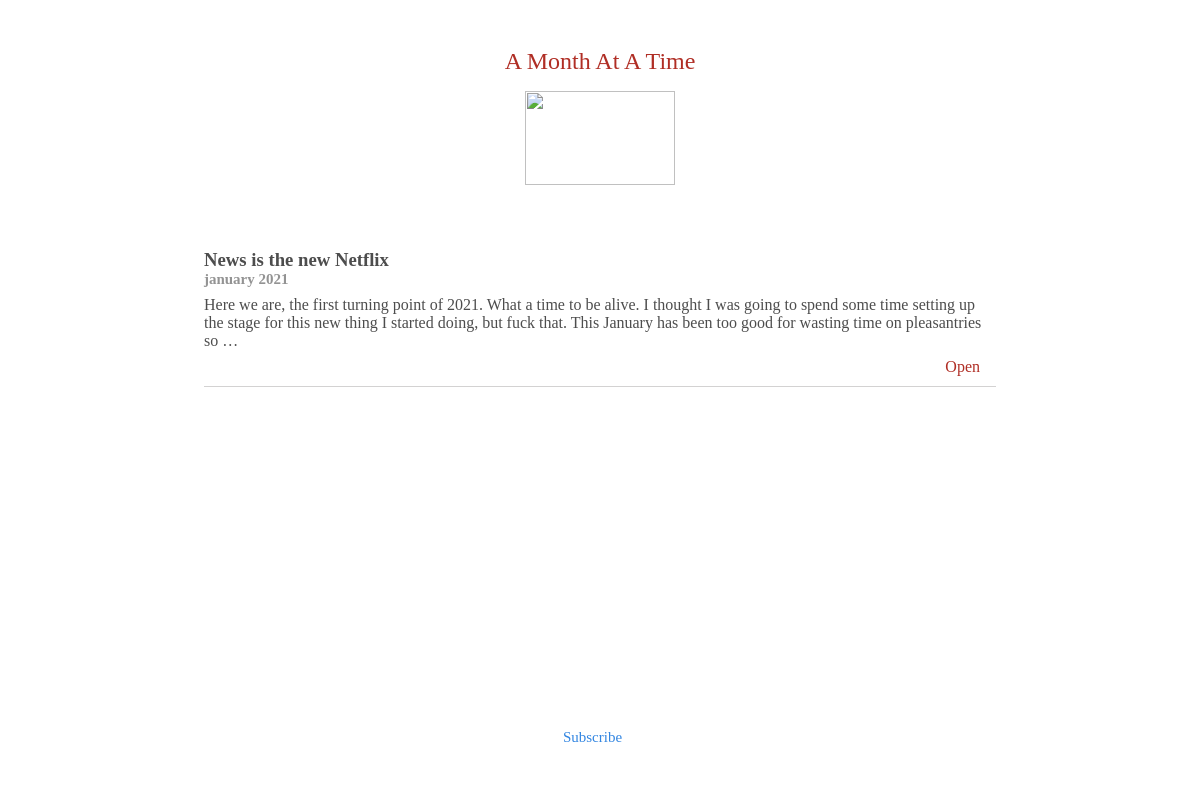
The page /amonthatatime/ on the database its author committed.
### amonthatatime/models.py (models this page shows, shortened)
class Post(models.Model):
    year = models.IntegerField(default='2021')
    month = models.CharField(max_length=20, choices=MONTH)
    month_number=models.IntegerField(default='1')
    title = models.CharField(max_length=200)
    whatsapp = models.TextField()
    medley = models.TextField()
    photo_columns = models.IntegerField(choices=COLUMNS, default=4)
    created_on = models.DateTimeField(auto_now_add=True)
    updated_on = models.DateTimeField(auto_now= True)
    status = models.IntegerField(choices=STATUS, default=0)
    class Meta:
        ordering = ['-created_on']
        unique_together = ('year', 'month',)

### amonthatatime/views.py (the view)
# urls.py: path('', views.archive, name='archive'),
def archive(request):
    latest_posts = Post.objects.filter(status=1).order_by('-year','-month_number')[:12]
    logo = Image.objects.get(title='calvinandhobbes')
    context = {'latest_posts': latest_posts, 'logo':logo,}
    return render(request, 'amonthatatime/archive.html', context)

### amonthatatime/templates/amonthatatime/archive.html (shortened to what this page needs)
<html>
<head>
{% load static %}
<link rel="stylesheet" type="text/css" href="{% static 'amonthatatime/css/archive.css' %}">
</head>
<body>
  <p align="center">
    <span style="color:#B02E25;font-size:1.5em;">A Month At A Time</span>
  </p>
<div>
  <img width="150" height="94" src="https://res.cloudinary.com/giaggi/image/upload/v1613837471/amonthatatime/images/general/calvinandhobbes.png">
</div>
{% for post in latest_posts %}
<div class="post">
  <h3> {{post.title | safe}}
    <br> <span style="opacity:0.6; font-size:0.8em">{{post.month | safe}} {{post.year | safe}} </span>
  </h3>
  <p style="opacity: 0.7;"> {{post.whatsapp | safe | truncatewords:50 }} </p>
  <div class="right">
    <a style="color:#B02E25;" href="/amonthatatime/{{post.year}}/{{post.month}}/" target="">Open</a>
  </div>
</div>
<hr>
{% endfor %}
<div style="position:absolute; bottom:0.5em; width:66%">
  <div class="footer-basic">
          <footer>
              <ul class="list-inline" style="margin:3px" >
                  <li class="list-inline-item"><a style="font-family:Georgia;color: #0168DA;" href="/amonthatatime/subscribe">Subscribe</a></li>
              </ul>
          </footer>
      </div>
</div>
</body>
</html>

### amonthatatime/static/amonthatatime/css/archive.css (style rules this page uses)
body { background-color: white; margin-top:3em; margin-bottom:3vw; margin-left:12vw; margin-right:12vw; font-family:Georgia; font-size:1em; color: #4D4D4D; }
hr { margin-bottom:3vw; margin-top:10px; height:0.08em; border-width:0; color:#231F20; background-color:#231F20; opacity: 0.2 }
a:link { color: #0168DA; text-decoration: none; font-size:1em; padding-right:1em; }
ul { font-family:Georgia; }
h3 { margin-block-end: 0em; }
p { margin-block-start: 0.5em; margin-block-end: 0.5em; }
img { display: block; margin-left: auto; margin-right: auto; margin-top: 1em; margin-bottom: 4em; }
* { box-sizing: border-box; }
@media only screen and (min-device-width: 480px) { body { margin-left:17vw; margin-right:17vw; } }
.right { text-align: right; }
.footer-basic { padding:40px 0; margin-top: 16em; background-color:#ffffff; color:#4b4c4d; bottom: 10px; text-align: center; }
.footer-basic ul { padding:0; list-style:none; text-align:center; font-size:15px; line-height:1.6; margin-bottom:0; }
.footer-basic li { padding:0 10px; }
.footer-basic ul a { color:inherit; text-decoration:none; opacity:0.8; }
.list-inline { list-style: none; padding: 0; }
.list-inline > li { display: inline; margin: 0; }

### rows shown on the page
Post: title "News is the new Netflix", month "january", year "2021", whatsapp "Here we are, the first turning point of 2021. What a time to be alive. I thought I was going to spend some time setting up the stage for this new thing I started doing, but fuck that. This January has been too good for wasting time on pleasantries so …"
